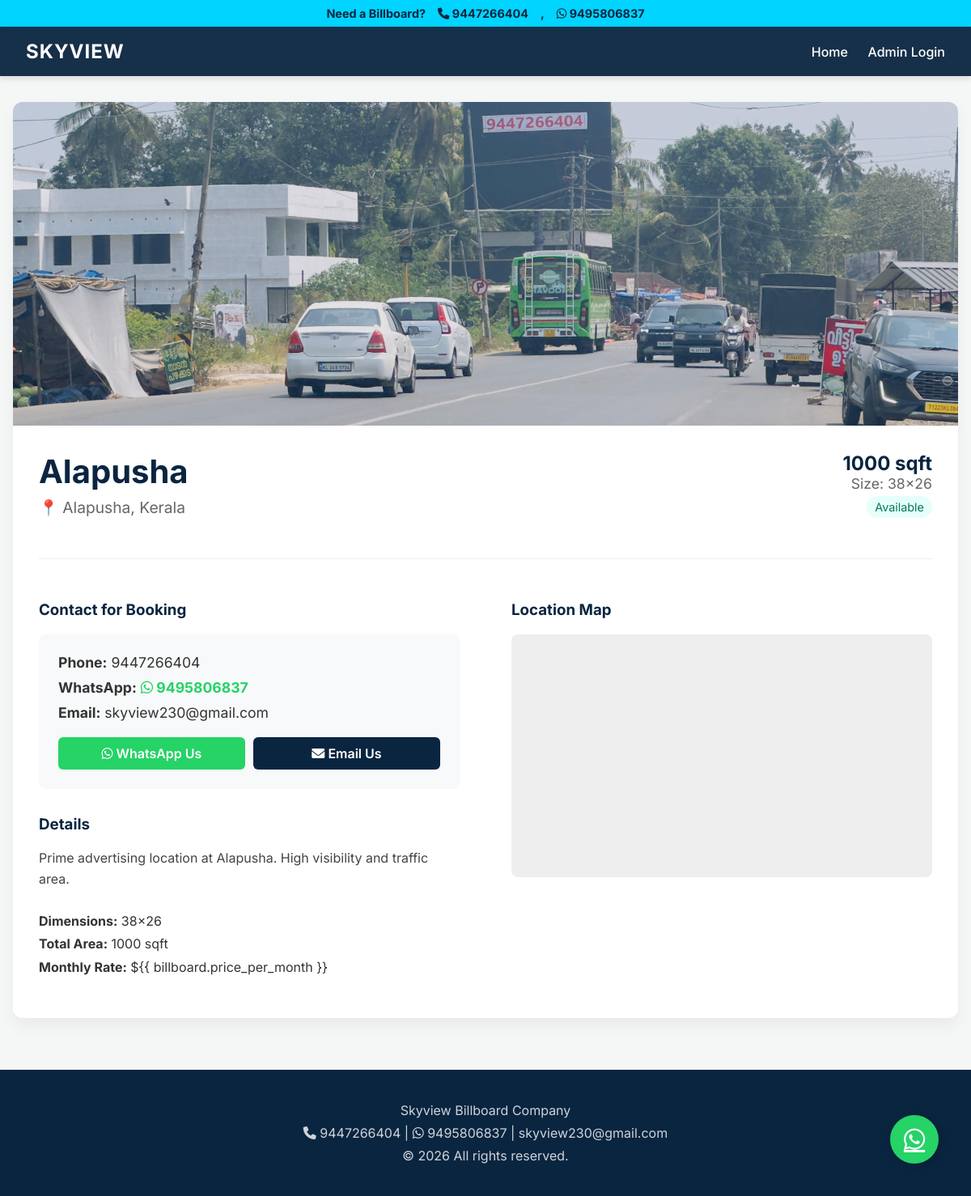
The page /billboard/5/ on the database as committed earlier.
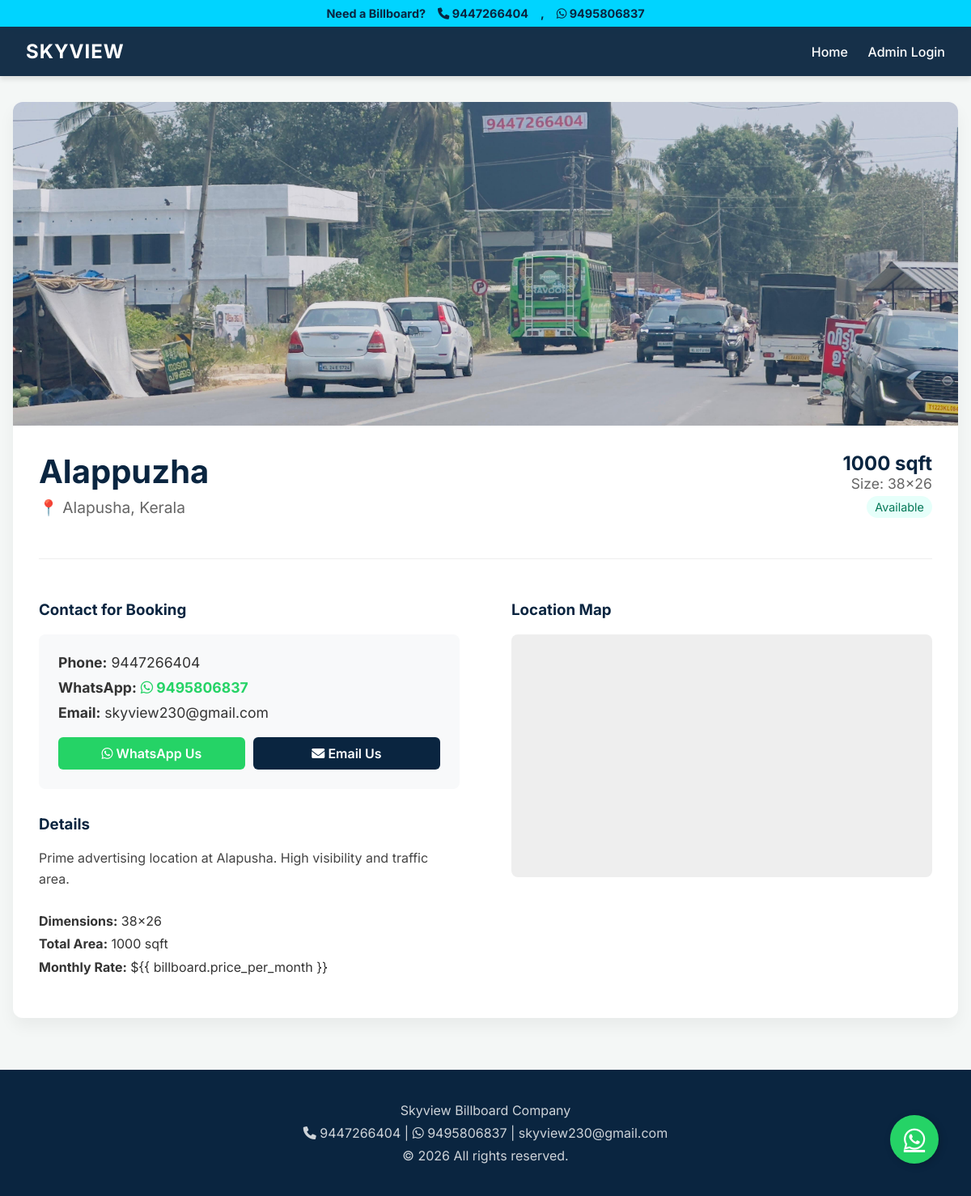
The same page on the database as committed later.
### billboards/models.py (models this page shows, shortened)
class Billboard(models.Model):
    title = models.CharField(max_length=200)
    image = models.ImageField(upload_to='billboards/')
    sqft = models.IntegerField(help_text="Total Square Feet")
    size = models.CharField(max_length=50, help_text="Dimensions (e.g., 20x10)")
    description = models.TextField(blank=True, help_text="Detailed description of the billboard location and advantages")
    location = models.CharField(max_length=200)
    map_url = models.URLField(max_length=500, blank=True, help_text="Google Maps Embed Link or URL")
    is_available = models.BooleanField(default=True)
    price_per_month = models.DecimalField(max_digits=10, decimal_places=2, default=0.00)

### billboards/views.py (the view)
# urls.py: path('billboard/<int:pk>/', views.billboard_detail, name='billboard_detail'),
def billboard_detail(request, pk):
    billboard = get_object_or_404(Billboard, pk=pk)
    return render(request, 'billboards/detail.html', {'billboard': billboard})

### billboards/templates/billboards/detail.html
{% extends 'billboards/base.html' %}
{% block content %}
<div class="card" style="display: flex; flex-direction: column; overflow: visible;">
    <div style="width: 100%; height: 400px; overflow: hidden; border-radius: 12px 12px 0 0;">
        {% if billboard.image %}
        <img src="{{ billboard.image.url }}" alt="{{ billboard.title }}"
            style="width: 100%; height: 100%; object-fit: cover;">
        {% else %}
        <div
            style="width:100%; height:100%; background:#ddd; display:flex; align-items:center; justify-content:center;">
            No Image</div>
        {% endif %}
    </div>
    <div style="padding: 2rem;">
        <div style="display: flex; justify-content: space-between; align-items: flex-start; flex-wrap: wrap;">
            <div>
                <h1 style="margin: 0; color: var(--primary); font-size: 2.5rem;">{{ billboard.title }}</h1>
                <p style="font-size: 1.2rem; color: #666; margin-top: 0.5rem;"><span
                        style="color:var(--accent);">📍</span> {{ billboard.location }}</p>
            </div>
            <div style="text-align: right;">
                <div style="font-size: 1.5rem; font-weight: bold; color: var(--primary);">{{ billboard.sqft }} sqft
                </div>
                <div style="font-size: 1.1rem; color: #666;">Size: {{ billboard.size }}</div>
                {% if billboard.is_available %}
                <span
                    style="display: inline-block; background: #e6fffa; color: #047857; padding: 5px 10px; border-radius: 20px; font-size: 0.9rem; margin-top: 5px;">Available</span>
                {% else %}
                <span
                    style="display: inline-block; background: #fff5f5; color: #c53030; padding: 5px 10px; border-radius: 20px; font-size: 0.9rem; margin-top: 5px;">Booked</span>
                {% endif %}
            </div>
        </div>
        <hr style="border: 0; border-top: 1px solid #eee; margin: 2rem 0;">
        <div class="grid" style="grid-template-columns: 1fr 1fr; gap: 4rem;">
            <div>
                <h3 style="color: var(--primary);">Contact for Booking</h3>
                <div style="background: #f8f9fa; padding: 1.5rem; border-radius: 8px;">
                    <p style="margin: 0 0 10px 0; font-size: 1.1rem;">
                        <strong>Phone:</strong>
                        <a href="tel:+919447266404" style="text-decoration:none; color:inherit;">9447266404</a>
                    </p>
                    <p style="margin: 0 0 10px 0; font-size: 1.1rem;">
                        <strong>WhatsApp:</strong>
                        <a href="https://wa.me/919495806837?text=Hi,%20I%20want%20a%20board:%20{{ billboard.title|urlencode }}"
                            target="_blank" style="text-decoration:none; color:#25d366; font-weight:bold;">
                            <i class="fab fa-whatsapp"></i> 9495806837
                        </a>
                    </p>
                    <p style="margin: 0; font-size: 1.1rem;"><strong>Email:</strong> skyview230@gmail.com</p>
                    <br>
                    <div style="display: flex; gap: 10px; flex-wrap: wrap;">
                        <a href="https://wa.me/919495806837?text=Hi,%20I%20want%20a%20board:%20{{ billboard.title|urlencode }}"
                            target="_blank" class="btn" style="background:#25d366; flex:1; text-align:center;">
                            <i class="fab fa-whatsapp"></i> WhatsApp Us
                        </a>
                        <a href="mailto:skyview230@gmail.com" class="btn" style="flex:1; text-align:center;">
                            <i class="fas fa-envelope"></i> Email Us
                        </a>
                    </div>
                </div>
                <h3 style="color: var(--primary); margin-top: 2rem;">Details</h3>
                {% if billboard.description %}
                <p style="color: #444; line-height: 1.6; margin-bottom: 1.5rem;">{{ billboard.description }}</p>
                {% endif %}
                <ul style="list-style: none; padding: 0; line-height: 1.8;">
                    <li><strong>Dimensions:</strong> {{ billboard.size }}</li>
                    <li><strong>Total Area:</strong> {{ billboard.sqft }} sqft</li>
                    <li><strong>Monthly Rate:</strong> {% if billboard.price_per_month > 0 %}${{
                        billboard.price_per_month }}{% else %}Contact for Price{% endif %}</li>
                </ul>
            </div>
            <div>
                <h3 style="color: var(--primary);">Location Map</h3>
                <div style="width: 100%; height: 300px; background: #eee; border-radius: 8px; overflow: hidden;">
                    {% if billboard.map_url %}
                    {% if "iframe" in billboard.map_url %}
                    {{ billboard.map_url|safe }}
                    {% else %}
                    <iframe src="{{ billboard.map_url }}" width="100%" height="100%" style="border:0;"
                        allowfullscreen="" loading="lazy"></iframe>
                    {% endif %}
                    {% else %}
                    <div
                        style="display: flex; align-items: center; justify-content: center; height: 100%; color: #888;">
                        Map not available
                    </div>
                    {% endif %}
                </div>
            </div>
        </div>
    </div>
</div>
{% endblock %}

### billboards/templates/billboards/base.html (shortened to what this page needs)
<!DOCTYPE html>
<html lang="en">
<head>
    <link rel="stylesheet" href="https://cdnjs.cloudflare.com/ajax/libs/font-awesome/6.0.0/css/all.min.css">
</head>
<body>
    <div class="contact-bar">
        Need a Billboard?
        <a href="tel:+919447266404" style="color:inherit; text-decoration:none;"><i class="fas fa-phone"></i>
            9447266404</a>,
        <a href="https://wa.me/919495806837?text=Hi,%20I%20want%20a%20board" target="_blank"
            style="color:inherit; text-decoration:none;"><i class="fab fa-whatsapp"></i> 9495806837</a>
    </div>
    <header>
        <h1><a href="{% url 'index' %}" style="color:white;text-decoration:none;">SKYVIEW</a></h1>
        <nav>
            <a href="{% url 'index' %}">Home</a>
            <a href="/admin">Admin Login</a>
        </nav>
    </header>
    <main>
        {% block content %}{% endblock %}
    </main>
    <footer>
        <p>Skyview Billboard Company</p>
        <p>
            <a href="tel:+919447266404" style="color:inherit; text-decoration:none;"><i class="fas fa-phone"></i>
                9447266404</a> |
            <a href="https://wa.me/919495806837?text=Hi,%20I%20want%20a%20board" target="_blank"
                style="color:inherit; text-decoration:none;"><i class="fab fa-whatsapp"></i> 9495806837</a> |
            skyview230@gmail.com
        </p>
        <p>&copy; {% now "Y" %} All rights reserved.</p>
    </footer>
    <a href="https://wa.me/919495806837?text=Hi,%20I%20want%20a%20board" class="whatsapp-float" target="_blank">
        <i class="fab fa-whatsapp"></i>
    </a>
</body>
</html>

### billboards/templates/billboards/base.html (style rules this page uses)
:root { --primary: #0a2540; --accent: #00d4ff; --text: #333; --bg: #f4f7f6; --card-bg: #fff; }
body { margin: 0; font-family: 'Inter', sans-serif; background: var(--bg); color: var(--text); }
header { background: rgba(10, 37, 64, 0.95); color: #fff; padding: 1rem 2rem; position: sticky; top: 0; z-index: 1000; backdrop-filter: blur(10px); display: flex; justify-content: space-between; align-items: center; box-shadow: 0 4px 6px rgba(0, 0, 0, 0.1); }
header h1 { margin: 0; font-size: 1.5rem; letter-spacing: 1px; }
header nav a { color: #fff; text-decoration: none; margin-left: 20px; font-weight: 500; transition: color 0.3s; }
main { max-width: 1200px; margin: 2rem auto; padding: 0 1rem; }
footer { background: var(--primary); color: #fff; text-align: center; padding: 2rem; margin-top: 4rem; }
footer p { margin: 0.5rem 0; opacity: 0.8; }
.contact-bar { background: var(--accent); color: var(--primary); padding: 0.5rem; text-align: center; font-weight: bold; font-size: 0.9rem; display: flex; justify-content: center; gap: 15px; flex-wrap: wrap; }
.card { background: var(--card-bg); border-radius: 12px; overflow: hidden; box-shadow: 0 10px 20px rgba(0, 0, 0, 0.05); transition: transform 0.3s ease, box-shadow 0.3s ease; }
.btn { display: inline-block; background: var(--primary); color: #fff; padding: 10px 20px; border-radius: 6px; text-decoration: none; font-weight: 600; transition: background 0.3s; }
.grid { display: grid; grid-template-columns: repeat(auto-fill, minmax(300px, 1fr)); gap: 2rem; }
.whatsapp-float { position: fixed; width: 60px; height: 60px; bottom: 40px; right: 40px; background-color: #25d366; color: #FFF; border-radius: 50px; text-align: center; font-size: 30px; box-shadow: 2px 2px 10px rgba(0, 0, 0, 0.2); z-index: 10000; display: flex; align-items: center; justify-content: center; transition: transform 0.3s ease; }

Rows that differ between the two databases and show on the page:
changed Billboard "Alapusha, Kerala": title "Alapusha" → "Alappuzha"
